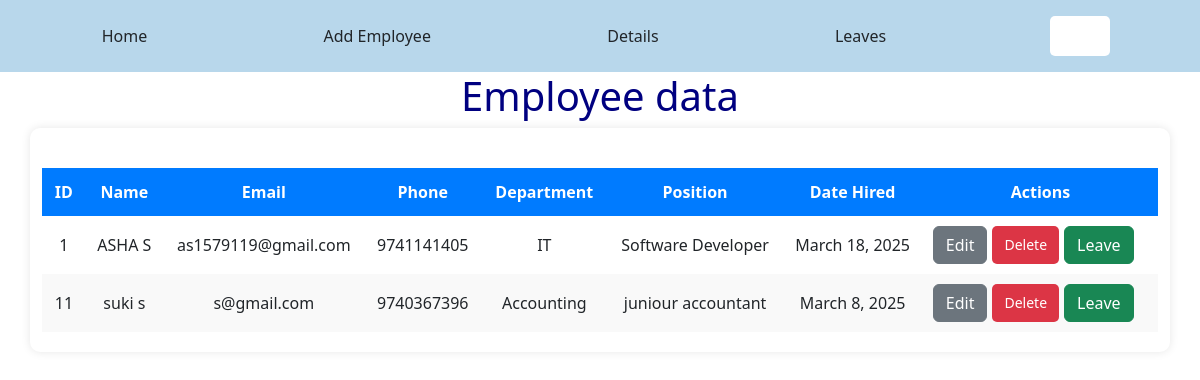
/detail/, run on the app's committed database.
### home/models.py (models this page shows, shortened)
class Employee(models.Model):
    first_name = models.CharField(max_length=100)
    last_name = models.CharField(max_length=100)
    email = models.EmailField(unique=True)
    phone = models.CharField(max_length=15, null=True)
    department = models.ForeignKey(Department, on_delete=models.CASCADE)
    position = models.CharField(max_length=100)
    date_hired = models.DateField()

class Department(models.Model):
    dname = models.CharField(max_length=50)
    loc=models.CharField(max_length=50)
    def __str__(self):
        return self.dname

### home/views.py (the view)
# urls.py: path('detail/',views.details,name='detail'),
def details(request):
    q = request.GET.get('q','')
    if q:
        all_employees = Employee.objects.filter(title__contains=q)
    else:
        all_employees = Employee.objects.all()
    if all_employees:
        context = {'all_employees':all_employees}
    else:
        context = {'msg':'Employee Not available!!'}
    return render(request,'deatails.html',context)

### home/templates/deatails.html
{% extends 'main.html' %}
{% block content %}
    <center><h1 style="color: navy;">Employee data</h1></center>
    <div class="container">
        <table border="" style="border: none;text-align: center;">
        <thead>
            <tr>
                <th>ID</th>
                <th>Name</th>
                <th>Email</th>
                <th>Phone</th>
                <th>Department</th>
                <th>Position</th>
                <th>Date Hired</th>
                <th colspan="2">Actions</th>
            </tr>
        </thead>
        {% for employee in all_employees %}
            <tr>
            <td>{{ employee.id }}</td>
            <td>{{ employee.first_name }} {{ employee.last_name }}</td>
            <td>{{ employee.email }}</td>
            <td>{{ employee.phone }}</td>
            <td>{{ employee.department }}</td>
            <td>{{ employee.position }}</td>
            <td>{{ employee.date_hired }}</td>
            <td>
                <div style="display: flex;"><a href="{% url 'edit' employee.id  %}" class="btn btn-secondary">Edit</a>
                <a href="{% url 'confirm' employee.id %}" class="btn-delete">Delete</a>
                <a href="{% url 'apply' %}" class="btn btn-success">Leave</a></div>
            </td>
        </tr>
        {% empty %}
        <tr>
            <td colspan="8">No employees found.</td>
        </tr>
        {% endfor %}
    </table>
    </div>
{% endblock content %}

### home/static/style.css (style rules this page uses)
* { box-sizing: border-box; margin: 0; padding: 0; }
body { font-family: Arial, sans-serif; line-height: 1.6; color: #333; background-color: #f9f9f9; }
body { font-family: Arial, sans-serif; background-color: #f4f4f4; margin: 20px; padding: 0; }
.container { width: 100%; margin: auto; background: #fff; padding: 20px; border-radius: 10px; box-shadow: 0px 0px 10px rgba(0, 0, 0, 0.1); overflow-x: auto; }
table { width: 100%; border-collapse: collapse; margin-top: 20px; background: #fff; }
th { background: #007bff; color: #fff; padding: 12px; text-align: left; border: 1px solid #ddd; }
td { padding: 10px; border: 1px solid #ddd; }
tr:nth-child(even) { background: #f9f9f9; }
.btn, .btn-delete { text-decoration: none; padding: 8px 12px; border-radius: 5px; font-size: 14px; margin-right: 5px; display: inline-block; text-align: center; transition: 0.3s; }
.btn { background: #28a745; color: white; border: none; }
.btn-delete { background: #dc3545; color: white; border: none; }
.container { width: 80%; margin: auto; background: #fff; padding: 20px; border-radius: 10px; box-shadow: 0px 0px 10px rgba(0, 0, 0, 0.1); }

### home/templates/main.html (style rules this page uses)
.container { display: flex; flex-wrap: wrap; justify-content: center; gap: 20px; padding: 20px; }
@media (min-width: 600px) { .container { justify-content: flex-start; } }

### data on the page
Employee: id "1", first_name "ASHA", last_name "S", email "as1579119@gmail.com", phone "9741141405", department "IT", position "Software Developer", date_hired "March 18, 2025"
Employee: id "11", first_name "suki", last_name "s", email "s@gmail.com", phone "9740367396", department "Accounting", position "juniour accountant", date_hired "March 8, 2025"
